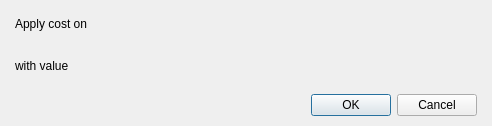
<?xml version="1.0" encoding="UTF-8"?>
<ui version="4.0">
 <class>DialogSystemCost</class>
 <widget class="QDialog" name="DialogSystemCost">
  <property name="geometry">
   <rect>
    <x>0</x>
    <y>0</y>
    <width>492</width>
    <height>124</height>
   </rect>
  </property>
  <property name="windowTitle">
   <string>Set cost...</string>
  </property>
  <layout class="QGridLayout" name="gridLayout_2">
   <property name="leftMargin">
    <number>15</number>
   </property>
   <property name="topMargin">
    <number>10</number>
   </property>
   <property name="rightMargin">
    <number>15</number>
   </property>
   <property name="bottomMargin">
    <number>10</number>
   </property>
   <item row="0" column="0">
    <layout class="QVBoxLayout" name="verticalLayout">
     <property name="spacing">
      <number>15</number>
     </property>
     <item>
      <layout class="QGridLayout" name="gridLayout">
       <item row="0" column="0">
        <widget class="QLabel" name="label">
         <property name="text">
          <string>Apply cost on </string>
         </property>
        </widget>
       </item>
       <item row="0" column="1" colspan="2">
        <widget class="PanelDamagesKind" name="panelDamagesKind" native="true">
         <property name="minimumSize">
          <size>
           <width>350</width>
           <height>27</height>
          </size>
         </property>
         <property name="maximumSize">
          <size>
           <width>350</width>
           <height>27</height>
          </size>
         </property>
        </widget>
       </item>
       <item row="0" column="3">
        <spacer name="horizontalSpacer_2">
         <property name="orientation">
          <enum>Qt::Horizontal</enum>
         </property>
         <property name="sizeHint" stdset="0">
          <size>
           <width>40</width>
           <height>20</height>
          </size>
         </property>
        </spacer>
       </item>
       <item row="1" column="0">
        <widget class="QLabel" name="label_2">
         <property name="text">
          <string>with value</string>
         </property>
        </widget>
       </item>
       <item row="1" column="1">
        <widget class="PanelPrimitiveValue" name="panelPrimitiveValue" native="true">
         <property name="minimumSize">
          <size>
           <width>250</width>
           <height>27</height>
          </size>
         </property>
         <property name="maximumSize">
          <size>
           <width>250</width>
           <height>27</height>
          </size>
         </property>
        </widget>
       </item>
       <item row="1" column="2" colspan="2">
        <spacer name="horizontalSpacer">
         <property name="orientation">
          <enum>Qt::Horizontal</enum>
         </property>
         <property name="sizeHint" stdset="0">
          <size>
           <width>148</width>
           <height>20</height>
          </size>
         </property>
        </spacer>
       </item>
      </layout>
     </item>
     <item>
      <widget class="QDialogButtonBox" name="buttonBox">
       <property name="orientation">
        <enum>Qt::Horizontal</enum>
       </property>
       <property name="standardButtons">
        <set>QDialogButtonBox::Cancel|QDialogButtonBox::Ok</set>
       </property>
      </widget>
     </item>
    </layout>
   </item>
  </layout>
 </widget>
 <customwidgets>
  <customwidget>
   <class>PanelPrimitiveValue</class>
   <extends>QWidget</extends>
   <header>panelprimitivevalue.h</header>
   <container>1</container>
  </customwidget>
  <customwidget>
   <class>PanelDamagesKind</class>
   <extends>QWidget</extends>
   <header>paneldamageskind.h</header>
   <container>1</container>
  </customwidget>
 </customwidgets>
 <resources/>
 <connections>
  <connection>
   <sender>buttonBox</sender>
   <signal>accepted()</signal>
   <receiver>DialogSystemCost</receiver>
   <slot>accept()</slot>
   <hints>
    <hint type="sourcelabel">
     <x>248</x>
     <y>254</y>
    </hint>
    <hint type="destinationlabel">
     <x>157</x>
     <y>274</y>
    </hint>
   </hints>
  </connection>
  <connection>
   <sender>buttonBox</sender>
   <signal>rejected()</signal>
   <receiver>DialogSystemCost</receiver>
   <slot>reject()</slot>
   <hints>
    <hint type="sourcelabel">
     <x>316</x>
     <y>260</y>
    </hint>
    <hint type="destinationlabel">
     <x>286</x>
     <y>274</y>
    </hint>
   </hints>
  </connection>
 </connections>
</ui>
